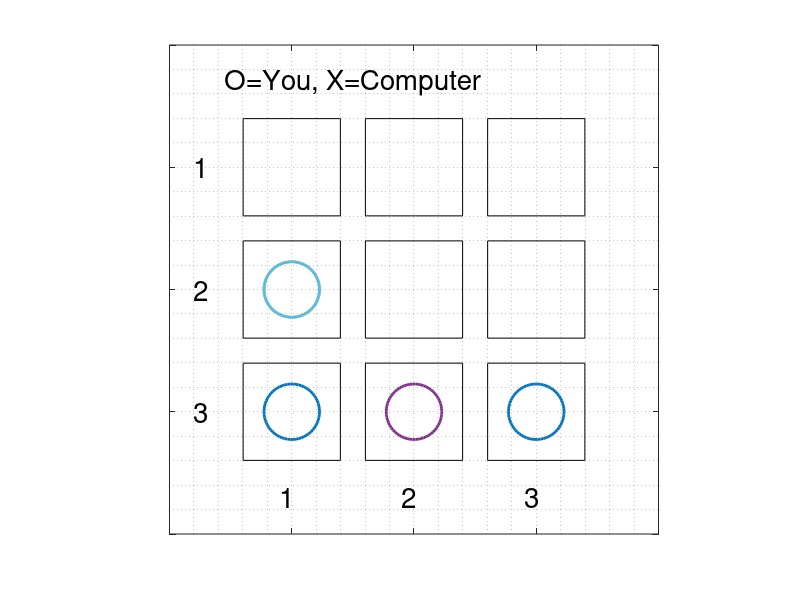

Write MATLAB code to recreate this figure. (Note: this script raises an error after producing the figure.)
%function makeboard
figure
x=[1 2 3 1 2 3 1 2 3];	
y=[1 1 1 2 2 2 3 3 3];
board = plot(x,y,'ks','MarkerSize',70);
axis('ij');
grid('minor');
axis('equal');
axis([0 4 0 4]);
set(gca,'xticklabel',[],'yticklabel',[])
%set(gcf,'WindowStyle','docked')
text(0.2,1,'1','Fontsize',20)
text(0.2,2,'2','Fontsize',20)
text(0.2,3,'3','Fontsize',20)

text(0.9,3.7,'1','Fontsize',20)
text(1.9,3.7,'2','Fontsize',20)
text(2.9,3.7,'3','Fontsize',20)

text(0.45,0.3,'O=You, X=Computer', 'Fontsize',20)

hold('on')

%playgame

%computer turn 1
X1=randi([1,3]);
Y1=randi([1,3]);
plot(X1,Y1,'o','markersize',40,'linewidth',2)

    
%user turn 1 
choice={'Row','Column'};
box=inputdlg(choice);
a1=str2double(box{2});
b1=str2double(box{1});

if (X1==a1)&&(Y1==b1)
    msgbox('Do not pick the same move as the computer')
    pause(2)
    choice={'Row','Column'};
    box=inputdlg(choice);
    a1=str2double(box{2});
    b1=str2double(box{1});
    plot(a1,b1,'x','markersize',40,'linewidth',2)
    if (X1==a1)&&(Y1==b1)
       msgbox('Do not pick the same move as the computer')
       pause(2)
       choice={'Row','Column'};
       box=inputdlg(choice);
       a1=str2double(box{2});
       b1=str2double(box{1});
       plot(a1,b1,'x','markersize',40,'linewidth',2)
    if (X1==a1)&&(Y1==a1)
        stop;
    end
    end
else
  plot(a1,b1,'x','markersize',40,'linewidth',2) 
end

  
  
    

%computer turn 2
X2=randi([1,3]);
Y2=randi([1,3]);
if (X1==X2)&&(Y1==Y2)||(a1==X2)&&(b1==Y2)
    X2=randi([1,3]);
    Y2=randi([1,3]);
    plot(X2,Y2,'o','markersize',40,'linewidth',2)
    if (X1==X2)&&(Y1==Y2)||(a1==X2)&&(b1==Y2)
        delete(plot(X2,Y2,'o','markersize',40,'linewidth',2))
        X2=randi([1,3]);
        Y2=randi([1,3]);
        plot(X2,Y2,'o','markersize',40,'linewidth',2)
        if (X1==X2)&&(Y1==Y2)||(a1==X2)&&(b1==Y2)
            delete(plot(X2,Y2,'o','markersize',40,'linewidth',2))
            X2=randi([1,3]);
            Y2=randi([1,3]);
            plot(X2,Y2,'o','markersize',40,'linewidth',2)
            if (X1==X2)&&(Y1==Y2)||(a1==X2)&&(b1==Y2)
                delete(plot(X2,Y2,'o','markersize',40,'linewidth',2))
                X2=randi([1,3]);
                Y2=randi([1,3]);
                plot(X2,Y2,'o','markersize',40,'linewidth',2)
                if (X1==X2)&&(Y1==Y2)||(a1==X2)&&(b1==Y2)
                    delete(plot(X2,Y2,'o','markersize',40,'linewidth',2))
                    X2=randi([1,3]);
                    Y2=randi([1,3]);
                    plot(X2,Y2,'o','markersize',40,'linewidth',2)
                    if (X1==X2)&&(Y1==Y2)||(a1==X2)&&(b1==Y2)
                        delete(plot(X2,Y2,'o','markersize',40,'linewidth',2))
                        X2=randi([1,3]);
                        Y2=randi([1,3]);
                        plot(X2,Y2,'o','markersize',40,'linewidth',2)
                        if (X1==X2)&&(Y1==Y2)||(a1==X2)&&(b1==Y2)
                            delete(plot(X2,Y2,'o','markersize',40,'linewidth',2))
                            X2=randi([1,3]);
                            Y2=randi([1,3]);
                            plot(X2,Y2,'o','markersize',40,'linewidth',2)
                            if (X1==X2)&&(Y1==Y2)||(a1==X2)&&(b1==Y2)
                                delete(plot(X2,Y2,'o','markersize',40,'linewidth',2))
                                X2=randi([1,3]);
                                Y2=randi([1,3]);
                                plot(X2,Y2,'o','markersize',40,'linewidth',2)
                                if (X1==X2)&&(Y1==Y2)||(a1==X2)&&(b1==Y2)
                                    delete(plot(X2,Y2,'o','markersize',40,'linewidth',2))
                                    X2=randi([1,3]);
                                    Y2=randi([1,3]);
                                    plot(X2,Y2,'o','markersize',40,'linewidth',2)
                                end
                            end
                        end
                    end
                end
            end
        end
    end
else
    plot(X2,Y2,'o','markersize',40,'linewidth',2)
end


  
    

%user turn 2
choice={'Row','Column'};
box=inputdlg(choice);
a2=str2double(box{2});
b2=str2double(box{1});
plot(a2,b2,'x','markersize',40,'linewidth',2)
if (X1==a2)&&(Y1==b2)||(a1==a2)&&(b1==b2)||(X2==a2)&&(Y2==b2)
    msgbox('Do not pick the same move as the computer')
    pause(2)
    choice={'Row','Column'};
    box=inputdlg(choice);
    a2=str2double(box{2});
    b2=str2double(box{1});
    plot(a2,b2,'x','markersize',40,'linewidth',2)
    if (X1==a2)&&(Y1==b2)||(a1==a2)&&(b1==b2)||(X2==a2)&&(Y2==b2)
       msgbox('Do not pick the same move as the computer')
       pause(2)
       choice={'Row','Column'};
       box=inputdlg(choice);
       a2=str2double(box{2});
       b2=str2double(box{1});
       plot(a2,b2,'x','markersize',40,'linewidth',2)
    if (X1==a2)&&(Y1==b2)||(a1==a2)&&(b1==b2)||(X2==a2)&&(Y2==b2)
        stop;
    end
    end
else
  plot(a2,b2,'x','markersize',40,'linewidth',2) 
end

%Computer turn 3
X3=randi([1,3]);
Y3=randi([1,3]);
plot(X3,Y3,'o','markersize',40,'linewidth',2)
if (X1==X3)&&(Y1==Y3)||(a1==X3)&&(b1==Y3)||(X2==X3)&&(Y2==Y3)||(a2==X3)&&(b2==Y3)
    delete(plot(X3,Y3,'o','markersize',40,'linewidth',2))
    X3=randi([1,3]);
    Y3=randi([1,3]);
    plot(X3,Y3,'o','markersize',40,'linewidth',2)
    if (X1==X3)&&(Y1==Y3)||(a1==X3)&&(b1==Y3)||(X2==X3)&&(Y2==Y3)||(a2==X3)&&(b2==Y3)
        delete(plot(X3,Y3,'o','markersize',40,'linewidth',2))
        X3=randi([1,3]);
        Y3=randi([1,3]);
        plot(X3,Y3,'o','markersize',40,'linewidth',2)
        if (X1==X3)&&(Y1==Y3)||(a1==X3)&&(b1==Y3)||(X2==X3)&&(Y2==Y3)||(a2==X3)&&(b2==Y3)
            delete(plot(X3,Y3,'o','markersize',40,'linewidth',2))
            X3=randi([1,3]);
            Y3=randi([1,3]);
            plot(X3,Y3,'o','markersize',40,'linewidth',2)
            if (X1==X3)&&(Y1==Y3)||(a1==X3)&&(b1==Y3)||(X2==X3)&&(Y2==Y3)||(a2==X3)&&(b2==Y3)
                delete(plot(X3,Y3,'o','markersize',40,'linewidth',2))
                X3=randi([1,3]);
                Y3=randi([1,3]);
                plot(X3,Y3,'o','markersize',40,'linewidth',2)
                if (X1==X3)&&(Y1==Y3)||(a1==X3)&&(b1==Y3)||(X2==X3)&&(Y2==Y3)||(a2==X3)&&(b2==Y3)
                    delete(plot(X3,Y3,'o','markersize',40,'linewidth',2))
                    X3=randi([1,3]);
                    Y3=randi([1,3]);
                    plot(X3,Y3,'o','markersize',40,'linewidth',2)
                    if (X1==X3)&&(Y1==Y3)||(a1==X3)&&(b1==Y3)||(X2==X3)&&(Y2==Y3)||(a2==X3)&&(b2==Y3)
                        delete(plot(X3,Y3,'o','markersize',40,'linewidth',2))
                        X3=randi([1,3]);
                        Y3=randi([1,3]);
                        plot(X3,Y3,'o','markersize',40,'linewidth',2)
                        if (X1==X3)&&(Y1==Y3)||(a1==X3)&&(b1==Y3)||(X2==X3)&&(Y2==Y3)||(a2==X3)&&(b2==Y3)
                            delete(plot(X3,Y3,'o','markersize',40,'linewidth',2))
                            X3=randi([1,3]);
                            Y3=randi([1,3]);
                            plot(X3,Y3,'o','markersize',40,'linewidth',2)
                            if (X1==X3)&&(Y1==Y3)||(a1==X3)&&(b1==Y3)||(X2==X3)&&(Y2==Y3)||(a2==X3)&&(b2==Y3)
                                delete(plot(X3,Y3,'o','markersize',40,'linewidth',2))
                                X3=randi([1,3]);
                                Y3=randi([1,3]);
                                plot(X3,Y3,'o','markersize',40,'linewidth',2)
                                if (X1==X3)&&(Y1==Y3)||(a1==X3)&&(b1==Y3)||(X2==X3)&&(Y2==Y3)||(a2==X3)&&(b2==Y3)
                                    delete(plot(X3,Y3,'o','markersize',40,'linewidth',2))
                                    X3=randi([1,3]);
                                    Y3=randi([1,3]);
                                    plot(X3,Y3,'o','markersize',40,'linewidth',2)
                                end
                            end
                        end
                    end
                end
            end
        end
    end
else
    plot(X3,Y3,'o','markersize',40,'linewidth',2)
end


%user turn 3
choice={'Row','Column'};
box=inputdlg(choice);
a3=str2double(box{2});
b3=str2double(box{1});
plot(a3,b3,'o','markersize',40,'linewidth',2)
if (X1==a3)&&(Y1==b3)||(a1==a3)&&(b1==b3)||(X2==a3)&&(Y2==b3)||(X3==a3)&&(Y3==a3)||(a2==a3)&&(b2==b3)
    msgbox('Do not pick the same move as the computer')
    pause(2)
    choice={'Row','Column'};
    box=inputdlg(choice);
    a3=str2double(box{2});
    b3=str2double(box{1});
    plot(a3,b3,'x','markersize',40,'linewidth',2)
    if (X1==a3)&&(Y1==b3)||(a1==a3)&&(b1==b3)||(X2==a3)&&(Y2==b3)||(X3==a3)&&(Y3==a3)||(a2==a3)&&(b2==b3)
       msgbox('Do not pick the same move as the computer')
       pause(2)
       choice={'Row','Column'};
       box=inputdlg(choice);
       a3=str2double(box{2});
       b3=str2double(box{1});
       plot(a3,b3,'x','markersize',40,'linewidth',2)
    if (X1==a3)&&(Y1==b3)||(a1==a3)&&(b1==b3)||(X2==a3)&&(Y2==b3)||(X3==a3)&&(Y3==a3)||(a2==a3)&&(b2==b3)
        stop;
    end
    end
else
  plot(a3,b3,'x','markersize',40,'linewidth',2) 
end

%Computer turn 4
X4=randi([1,3]);
Y4=randi([1,3]);
plot(X4,Y4,'o','markersize',40,'linewidth',2)
if (X1==X4)&&(Y1==Y4)||(a1==X4)&&(b1==Y4)||(X2==X4)&&(Y2==Y4)||(a2==X4)&&(b2==Y4)||(X3==X4)&&(Y3==Y4)||(a3==a4)&&(b3==b4)
    delete(plot(X4,Y4,'o','markersize',40,'linewidth',2))
    X4=randi([1,3]);
    Y4=randi([1,3]);
    plot(X4,Y4,'o','markersize',40,'linewidth',2)
    if (X1==X4)&&(Y1==Y4)||(a1==X4)&&(b1==Y4)||(X2==X4)&&(Y2==Y4)||(a2==X4)&&(b2==Y4)||(X3==X4)&&(Y3==Y4)||(a3==a4)&&(b3==b4)
        delete(plot(X4,Y4,'o','markersize',40,'linewidth',2))
        X4=randi([1,3]);
        Y4=randi([1,3]);
        plot(X4,Y4,'o','markersize',40,'linewidth',2)
        if (X1==X4)&&(Y1==Y4)||(a1==X4)&&(b1==Y4)||(X2==X4)&&(Y2==Y4)||(a2==X4)&&(b2==Y4)||(X3==X4)&&(Y3==Y4)||(a3==a4)&&(b3==b4)
            delete(plot(X4,Y4,'o','markersize',40,'linewidth',2))
            X4=randi([1,3]);
            Y4=randi([1,3]);
            plot(X4,Y4,'o','markersize',40,'linewidth',2)
            if (X1==X4)&&(Y1==Y4)||(a1==X4)&&(b1==Y4)||(X2==X4)&&(Y2==Y4)||(a2==X4)&&(b2==Y4)||(X3==X4)&&(Y3==Y4)||(a3==a4)&&(b3==b4)
                delete(plot(X4,Y4,'o','markersize',40,'linewidth',2))
                X4=randi([1,3]);
                Y4=randi([1,3]);
                plot(X4,Y4,'o','markersize',40,'linewidth',2)
                if (X1==X4)&&(Y1==Y4)||(a1==X4)&&(b1==Y4)||(X2==X4)&&(Y2==Y4)||(a2==X4)&&(b2==Y4)||(X3==X4)&&(Y3==Y4)||(a3==a4)&&(b3==b4)
                    delete(plot(X4,Y4,'o','markersize',40,'linewidth',2))
                    X4=randi([1,3]);
                    Y4=randi([1,3]);
                    plot(X4,Y4,'o','markersize',40,'linewidth',2)
                    if (X1==X4)&&(Y1==Y4)||(a1==X4)&&(b1==Y4)||(X2==X4)&&(Y2==Y4)||(a2==X4)&&(b2==Y4)||(X3==X4)&&(Y3==Y4)||(a3==a4)&&(b3==b4)
                        delete(plot(X4,Y4,'o','markersize',40,'linewidth',2))
                        X4=randi([1,3]);
                        Y4=randi([1,3]);
                        plot(X4,Y4,'o','markersize',40,'linewidth',2)
                        if (X1==X4)&&(Y1==Y4)||(a1==X4)&&(b1==Y4)||(X2==X4)&&(Y2==Y4)||(a2==X4)&&(b2==Y4)||(X3==X4)&&(Y3==Y4)||(a3==a4)&&(b3==b4)
                            delete(plot(X4,Y4,'o','markersize',40,'linewidth',2))
                            X4=randi([1,3]);
                            Y4=randi([1,3]);
                            plot(X4,Y4,'o','markersize',40,'linewidth',2)
                            if (X1==X4)&&(Y1==Y4)||(a1==X4)&&(b1==Y4)||(X2==X4)&&(Y2==Y4)||(a2==X4)&&(b2==Y4)||(X3==X4)&&(Y3==Y4)||(a3==a4)&&(b3==b4)
                                delete(plot(X4,Y4,'o','markersize',40,'linewidth',2))
                                X4=randi([1,3]);
                                Y4=randi([1,3]);
                                plot(X4,Y4,'o','markersize',40,'linewidth',2)
                                if (X1==X4)&&(Y1==Y4)||(a1==X4)&&(b1==Y4)||(X2==X4)&&(Y2==Y4)||(a2==X4)&&(b2==Y4)||(X3==X4)&&(Y3==Y4)||(a3==a4)&&(b3==b4)
                                    delete(plot(X4,Y4,'o','markersize',40,'linewidth',2))
                                    X4=randi([1,3]);
                                    Y4=randi([1,3]);
                                    plot(X4,Y4,'o','markersize',40,'linewidth',2)
                                end
                            end
                        end
                    end
                end
            end
        end
    end
else
    plot(X4,Y4,'o','markersize',40,'linewidth',2)
end
                       

% %user turn 4
% choice={'Row','Column'};
% box=inputdlg(choice);
% a4=str2double(box{2});
% b4=str2double(box{1});
% plot(a4,b4,'o','markersize',40,'linewidth',2)
% if (X1==a4)&&(Y1==b4)||(a1==a4)&&(b1==b4)||(X2==a4)&&(Y2==b4)||(X3==a4)&&(Y3==a4)||(a2==a4)&&(b2==b4)||(X4==a4)&&(Y4==a4)||(a3==a4)&&(b3==b4)
%     msgbox('Do not pick the same move as the computer')
%     pause(2)
%     choice={'Row','Column'};
%     box=inputdlg(choice);
%     a4=str2double(box{2});
%     b4=str2double(box{1});
%     plot(a3,b3,'x','markersize',40,'linewidth',2)
%     if (X1==a4)&&(Y1==b4)||(a1==a4)&&(b1==b4)||(X2==a4)&&(Y2==b4)||(X3==a4)&&(Y3==a4)||(a2==a4)&&(b2==b4)||(X4==a4)&&(Y4==a4)||(a3==a4)&&(b3==b4)
%        msgbox('Do not pick the same move as the computer')
%        pause(2)
%        choice={'Row','Column'};
%        box=inputdlg(choice);
%        a4=str2double(box{2});
%        b4=str2double(box{1});
%        plot(a4,b4,'x','markersize',40,'linewidth',2)
%     if (X1==a4)&&(Y1==b4)||(a1==a4)&&(b1==b4)||(X2==a4)&&(Y2==b4)||(X3==a4)&&(Y3==a4)||(a2==a4)&&(b2==b4)||(X4==a4)&&(Y4==a4)||(a3==a4)&&(b3==b4)
%         stop;
%     end
%     end
% end
% 
% %Computer turn 5
% X5=randi([1,3]);
% Y5=randi([1,3]);
% plot(X5,Y5,'o','markersize',40,'linewidth',2)


